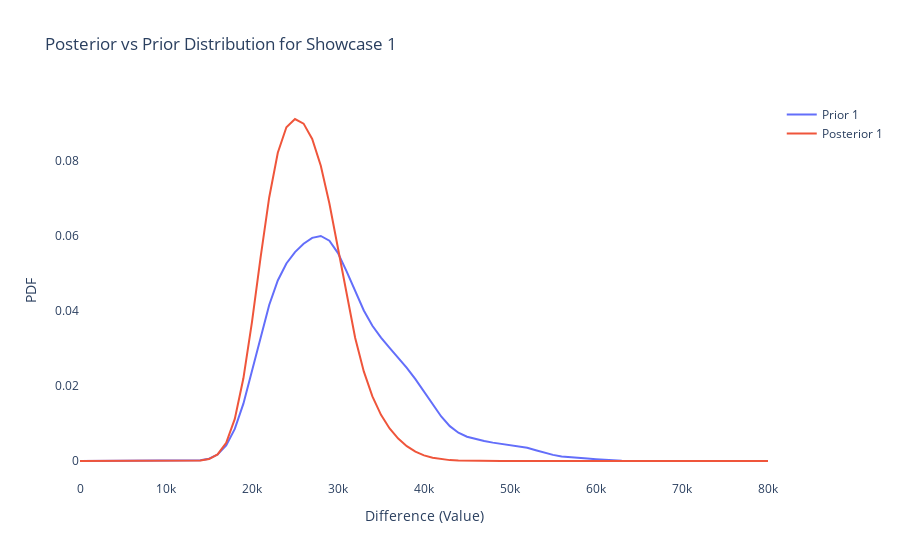

Notebook code for this chart:
### Code cell
fig = go.Figure()

fig.add_trace(
    go.Line(
        x=prior1.index,
        y=prior1['probs'],
        name='Prior 1'
    )
)

fig.add_trace(
    go.Line(
        x=df_posterior1.index,
        y=df_posterior1['probs'],
        name='Posterior 1'
    )
)


fig.update_layout(
    plot_bgcolor='rgba(0,0,0,0)',
    xaxis_title='Difference (Value)',
    yaxis_title='PDF',
    title='Posterior vs Prior Distribution for Showcase 1'
)

fig.show()
